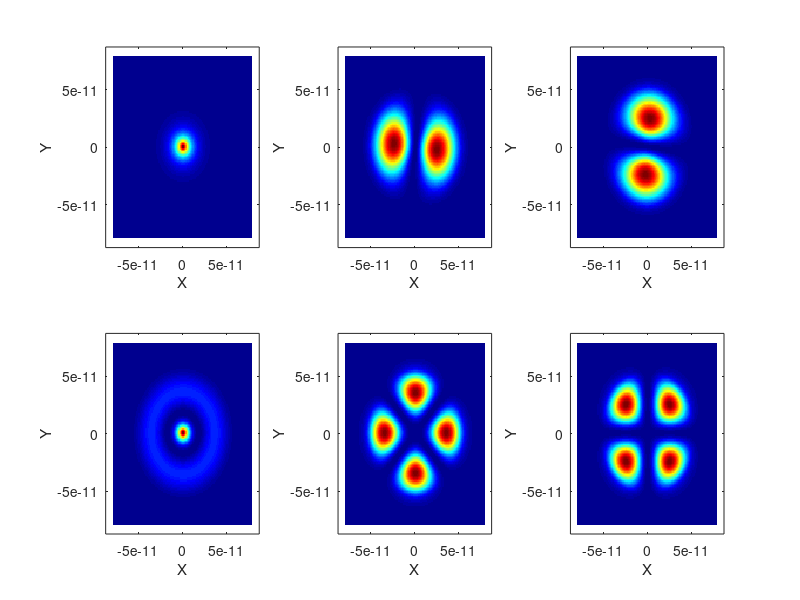
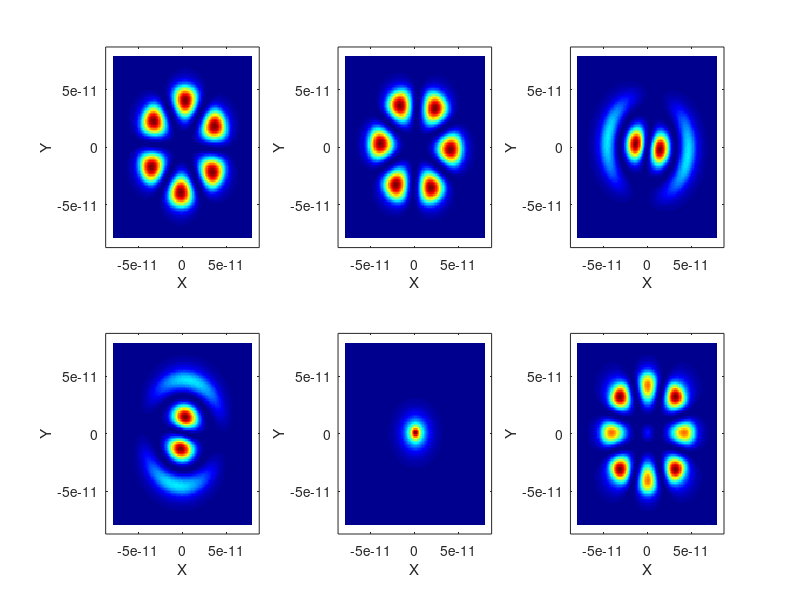
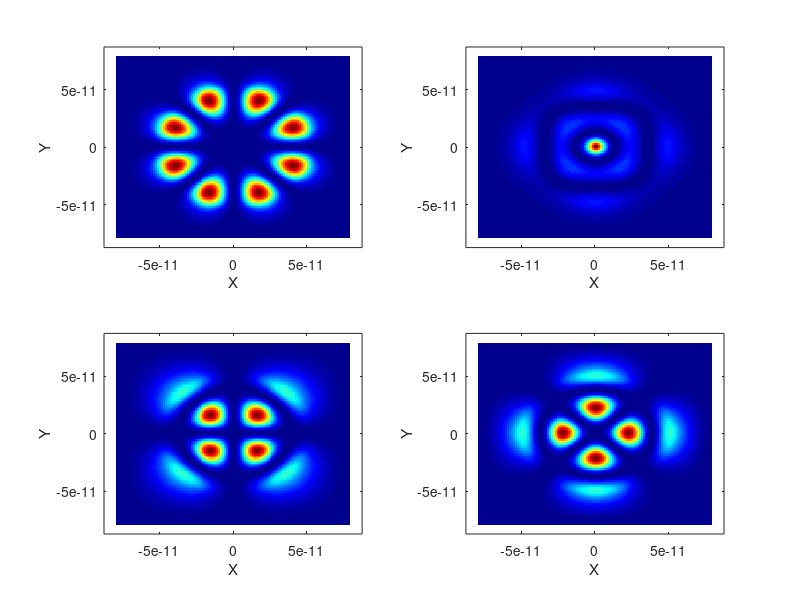

Here is the MATLAB script that generated these plots, in order:
clear variables;

n=16;                   % number of solution
%Charge of the electron
q_e = -1.602e-19;
%Weight of the electron
m_e = 9.109e-31;
%Planc constant
h = 1.054572e-34;
%The value of h^2/2m
h_ = -h^2/(2.0*m_e);
%Vacuum permittivity
eps0 = 8.854187e-12;
%Length of the observed region
TotalLength = 3*5.29e-11;
%Resolution of the observed region
N = 120;
k_e=1/(4*pi*eps0);

Wallenergy = -300*q_e;

x=linspace(-TotalLength/2,TotalLength/2,N);
y=linspace(-TotalLength/2,TotalLength/2,N);

%Place the coordinate system in the middle (0 is in the middle)
[X,Y] = meshgrid(x, y);
%Resolution
dx = TotalLength/N;
dy= TotalLength/N;


R=5.29e-11;      % r_x
x0=0; y0=0;      % center

r0=5.29e-11;

idx=((X-x0)/R).^2 + ((Y-y0)/R).^2 < 1;

Vb=-300*q_e;                 % Potential barrier

V=zeros(N, N);
Vp=zeros(N, N);

for i=1:N
    for j=1:N
        r_=sqrt(x(i)^2+y(j)^2);
            if r_==0
                Va=(-k_e*q_e^2)/(1e-12);
            else
                Va=-k_e*q_e^2/r_;
            end
        Vp(i, j)= Va;
    end
end

V=(idx)*0 + (1-idx)*Vb;

V=V+Vp;

Dx = zeros(N, N);

for i = 2 : N-1
    Dx(i,i) = -2.0*h_/dx^2;
    Dx(i,i-1) = 1*h_/dx^2;
    Dx(i,i+1) = 1*h_/dx^2;
end

a1=1;
a2=0.95;
%The sides of the matrix:
%Left side:
Dx(1,1) = -2*h_/dx^2;
Dx(1,2) = 1*h_/dx^2;

%Right side:
Dx(N, N)= -2*h_/dx^2;
Dx(N, N-1)= 1*h_/dx^2;

Dy = zeros(N, N);

for i = 2 : N-1
    Dy(i,i) = -2.0*h_/dy^2;
    Dy(i,i-1) = 1*h_/dy^2;
    Dy(i,i+1) = 1*h_/dy^2;
end

%The sides of the matrix:
%Left side:
Dy(1,1) = -2*h_/dy^2;
Dy(1,2) = 1*h_/dy^2;

%Right side:
Dy(N, N)= -2*h_/dy^2;
Dy(N, N-1)= 1*h_/dy^2;

Dy=sparse(Dy);

%kronsum
T =-0.5*((kron(Dy, speye(N))) + kron(speye(N), Dx));

T = sparse(T);

U=diag(reshape(V, N^2, 1));
U = sparse(U);

H=T+U;
[Psi,Emx] = eigs(H, N);

%Makes a one-dimensional list from the energy matrix
E = zeros(1, N);

for i = 1:N
    E(i) = Emx(i,i);
end

%Finds the first n minimum-energy eigenvalue
E_minValue = zeros(n);

%Finds the minimum-energy eigenvalue
[MinE,MinEindex] = min(E);
MinE;
Psi_n(:, :,1) = reshape(transpose(Psi(:,MinEindex)), N, N);
E_minValue(1) = MinE;

for i=2:n
    E(MinEindex) = E(MinEindex)+Wallenergy;
    [MinE,MinEindex] = min(E);
    Psi_n(:,:,i) = reshape(transpose(Psi(:,MinEindex)), N, N);
    E_minValue(i) = MinE;
end

Energy= transpose(E_minValue(1:6, 1))./(-q_e) %meV

figure(4);
for i=1:6
    subplot(2, 3, i);
    pcolor(X, Y, abs(Psi_n(:,:,i)).^2);
    xlabel('X')
    ylabel('Y')
    %axis equal
    shading flat
    colormap(jet)
end

Energy=transpose(E_minValue(7:12, 1))./(-q_e) %eV

figure(5);
for i=7:12
    subplot(2, 3, i-6);
    pcolor(X, Y, abs(Psi_n(:,:,i)).^2);
    xlabel('X')
    ylabel('Y')
    %axis equal
    shading flat
    colormap(jet)
end

Energy=transpose(E_minValue(13:16, 1))./(-q_e) %eV

figure(6);
for i=13:16
    subplot(2, 2, i-12);
    pcolor(X, Y, abs(Psi_n(:,:,i)).^2);
    xlabel('X')
    ylabel('Y')
    %axis equal
    shading flat
    colormap(jet)
end